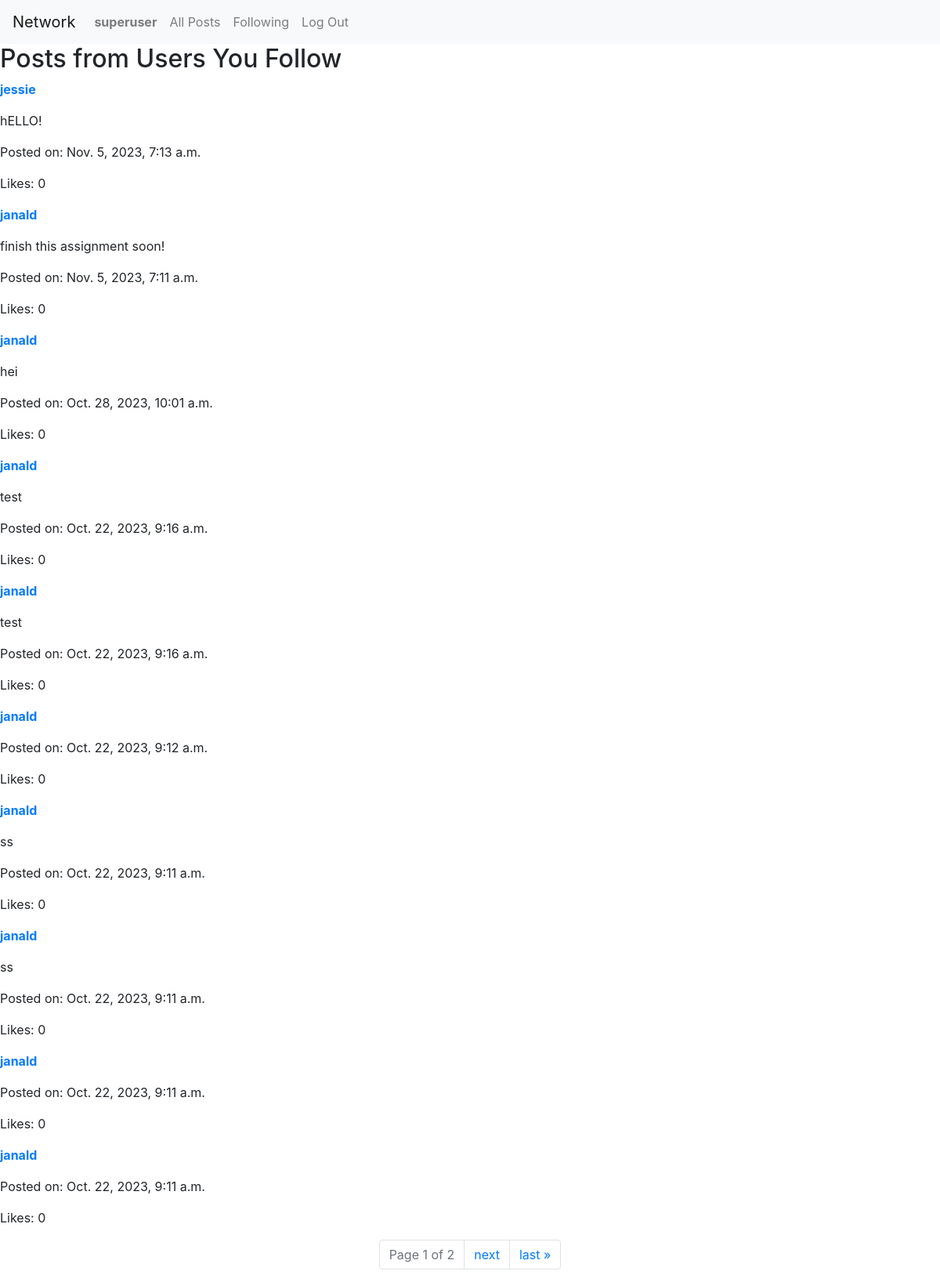
The app's page /following (signed in), older data.
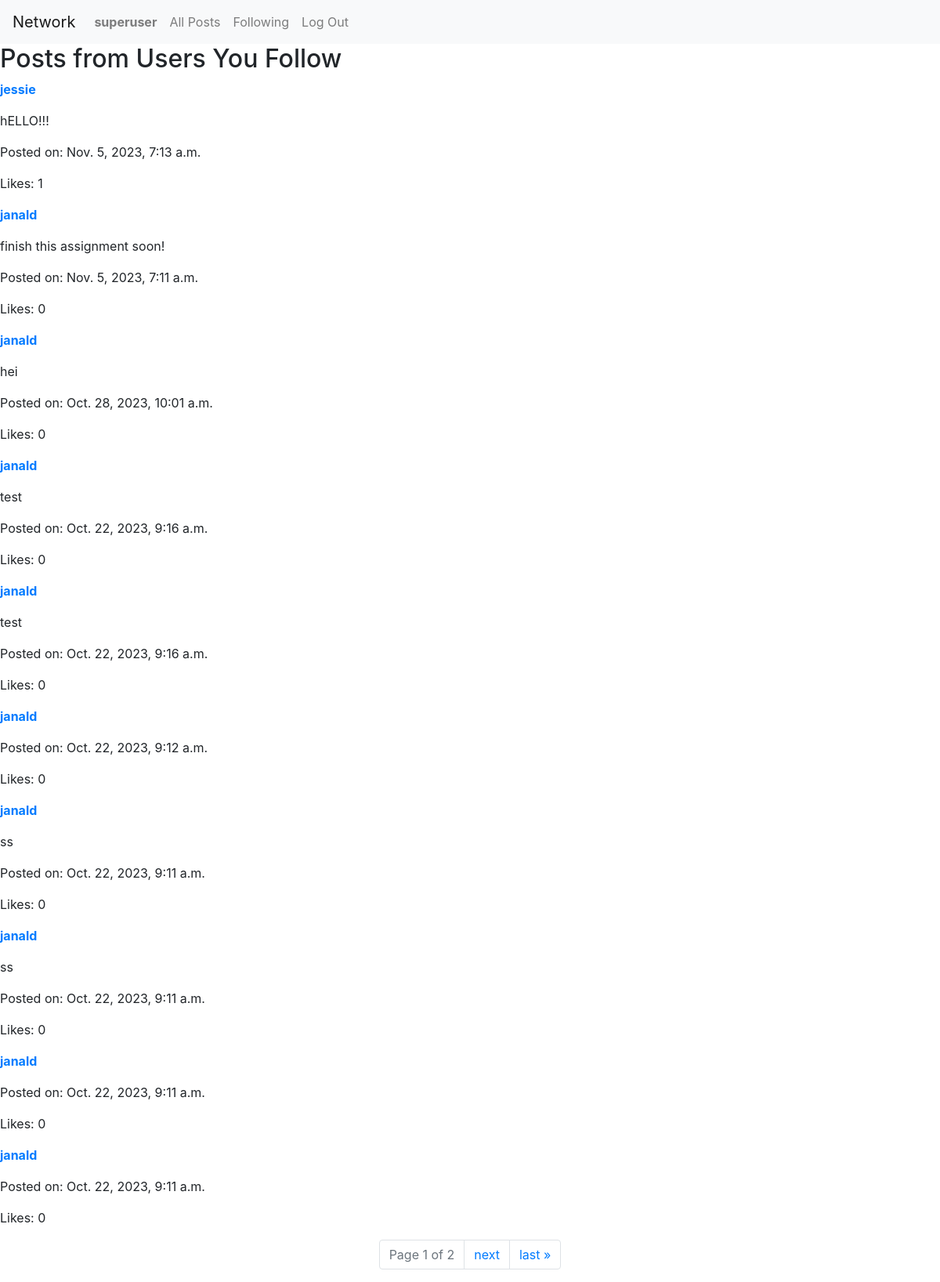
The same page, newer data.
### network/models.py (models this page shows, shortened)
class Post(models.Model):
    user = models.ForeignKey(User, on_delete=models.CASCADE)  # The user who created the post
    content = models.TextField()  # The content of the post
    timestamp = models.DateTimeField(auto_now_add=True)  # Timestamp of when the post was created
    likes = models.ManyToManyField(User, related_name='liked_posts')  # Users who liked the post

class User(AbstractUser):
    following = models.ManyToManyField('self', symmetrical=False, related_name='followers_of')
    followers = models.ManyToManyField('self', symmetrical=False, related_name='following_to')

### network/views.py (the view)
# urls.py: path("following", views.following, name="following"),
@login_required
def following(request):
    following_posts = Post.objects.filter(user__in=request.user.following.all()).order_by('-timestamp')
    paginator = Paginator(following_posts, 10)
    page_number = request.GET.get('page')
    page_obj = paginator.get_page(page_number)
    return render(request, "network/following.html", {"following_posts": following_posts, "page_obj": page_obj})

### network/templates/network/following.html (shortened to what this page needs)
{% extends "network/layout.html" %}
{% block body %}
    <h2>Posts from Users You Follow</h2>
    <div class="post-list">
        {% for post in page_obj %}
            <div class="post">
                <p><a href="{% url 'profile' post.user.username %}"><strong>{{ post.user.username }}</strong></a></p>
                <p>{{ post.content }}</p>
                <p>Posted on: {{ post.timestamp }}</p>
                <p>Likes: {{ post.likes.count }}</p>
            </div>
        {% empty %}
            <p>No posts from users you follow.</p>
        {% endfor %}
    </div>
    <nav aria-label="Page navigation">
        <ul class="pagination justify-content-center">
            <li class="page-item disabled"><span class="page-link">Page {{ page_obj.number }} of {{ page_obj.paginator.num_pages }}</span></li>
            {% if page_obj.has_next %}
                <li class="page-item"><a class="page-link" href="?page={{ page_obj.next_page_number }}">next</a></li>
                <li class="page-item"><a class="page-link" href="?page={{ page_obj.paginator.num_pages }}">last &raquo;</a></li>
            {% endif %}
        </ul>
    </nav>
{% endblock %}

Row changes from the older to the newer data that the page shows:
changed Post "jessie": content "hELLO!" → "hELLO!!!"; likes.count "0" → "1"
